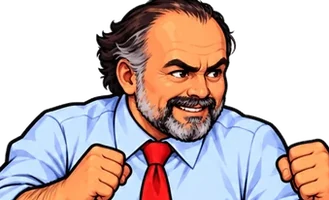
#> input picture assets/f-carter.webp, 329 x 200 px
$ python extraer-assets.py ../../assets/f-carter.webp ../../assets/f-compadre.webp ../../assets/f-compadre.webp out.png
#> lines starting #> are read from the running program, lines starting #| are printed output that depends on the picture; after the words box and inside, x2 and y2 are one past the last pixel; in counts of white or black regions, pixels touching at a corner belong together
#!/usr/bin/env python3
"""
Extrae los assets del juego desde las tres imagenes fuente.

Las fuentes son arte aprobado por Simon y NO se versionan aqui: se pasan por
argumento. Lo que se versiona es este guion, para que la extraccion se pueda
repetir exactamente igual si hay que rehacerla.

    python3 extraer-assets.py ROSTER.png PORTADA.png LOGO.png ../assets

Que saca, y por que asi:

  roster-atlas.png  Las 30 caras recortadas de la rejilla del roster, en un
                    solo archivo 6x5 de celdas 126x100. La rejilla del arte
                    original tiene paso 138.0 x 133.0 desde (258,142); el
                    margen de 6 px por lado se descarta para no arrastrar el
                    borde del azulejo vecino. A la celda de CAMILITA se le
                    quita el anillo naranja de seleccion que trae pintado,
                    reemplazando esos pixeles por la MEDIANA de las 30 celdas
                    -que en el marco es el azul liso del azulejo-.

  bg-city.webp      La portada completa. Se usa tal cual en la pantalla de
                    inicio (el logotipo y el boton vienen pintados en el arte)
                    y atenuada de fondo en la seleccion.

  logo.webp         El logotipo vectorizado, recortado a su caja de tinta.

  spr-camilita.png  Cuerpo completo recortado con alfa del panel PLAYER 1 del
                    roster. Sale limpio con GrabCut porque el fondo del panel
                    es un muro liso.

  spr-eltono.png    NO existe en ninguna fuente, asi que se construye:
                    torso de Tatan (la portada, unico traje en guardia a esa
                    escala) + la cabeza exacta de El Tono sacada de su celda
                    del roster + piernas y zapatos dibujados. Lo hace
                    tono_final.py. Es un marcador de posicion: cuando llegue
                    el arte definitivo de El Tono, se reemplaza el PNG y el
                    juego no cambia ni una linea -solo el valor `waist` de
                    PLAYABLE, que dice por donde se parte el sprite-.
"""
import sys, os
import numpy as np, cv2
from PIL import Image

ROSTER_GRID = dict(x0=258, y0=142, pw=138.0, ph=133.0, inset_x=6, inset_y=5,
                   cw=126, ch=100, cols=6, rows=5)
CAMI_INDEX = 26


def celdas(roster):
    g = ROSTER_GRID
    out = []
    for i in range(g['cols'] * g['rows']):
        r, c = divmod(i, g['cols'])
        x = int(round(g['x0'] + c * g['pw'])) + g['inset_x']
        y = int(round(g['y0'] + r * g['ph'])) + g['inset_y']
        out.append(np.array(roster.crop((x, y, x + g['cw'], y + g['ch']))).astype(np.uint8))
    return out


def quitar_anillo(cells):
    """El anillo dorado de CAMILITA vive solo en el marco exterior."""
    g = ROSTER_GRID
    med = np.median(np.stack(cells), axis=0).astype(np.uint8)
    cell = cells[CAMI_INDEX].astype(int)
    R, B = cell[:, :, 0], cell[:, :, 2]
    ys, xs = np.mgrid[0:g['ch'], 0:g['cw']]
    marco = (ys < 11) | (ys > g['ch'] - 12) | (xs < 11) | (xs > g['cw'] - 12)
    m = (((R > 150) & (R - B > 30)) & marco).astype(np.uint8)
    m = cv2.dilate(m, np.ones((3, 3), np.uint8))
    m = (m.astype(bool) & marco).astype(np.uint8)
    out = np.where(m[..., None] > 0, med, cells[CAMI_INDEX]).astype(np.uint8)
    borde = cv2.dilate(m, np.ones((3, 3), np.uint8)) - m
    out = np.where(borde[..., None] > 0, cv2.GaussianBlur(out, (3, 3), 0), out)
    cells[CAMI_INDEX] = out
    return cells


def grabcut(pil, box, inset=(14, 10, 14, 10), iters=8):
    src = np.array(pil.crop(box))[:, :, ::-1].copy()
    h, w = src.shape[:2]
    mask = np.zeros((h, w), np.uint8)
    rect = (inset[0], inset[1], w - inset[0] - inset[2], h - inset[1] - inset[3])
    cv2.grabCut(src, mask, rect, np.zeros((1, 65), np.float64),
                np.zeros((1, 65), np.float64), iters, cv2.GC_INIT_WITH_RECT)
    a = np.where((mask == cv2.GC_FGD) | (mask == cv2.GC_PR_FGD), 255, 0).astype(np.uint8)
    a = cv2.morphologyEx(a, cv2.MORPH_CLOSE, np.ones((5, 5), np.uint8))
    a = cv2.morphologyEx(a, cv2.MORPH_OPEN, np.ones((3, 3), np.uint8))
    n, lab, stats, _ = cv2.connectedComponentsWithStats(a, 8)
    if n > 1:
        a = np.where(lab == 1 + np.argmax(stats[1:, cv2.CC_STAT_AREA]), 255, 0).astype(np.uint8)
    img = Image.fromarray(np.dstack([np.array(pil.crop(box)), a]))
    return img.crop(img.getchannel('A').getbbox())


def main():
    if len(sys.argv) < 5:
        print(__doc__)
        sys.exit(1)
    roster = Image.open(sys.argv[1]).convert('RGB')
    portada = Image.open(sys.argv[2]).convert('RGB')
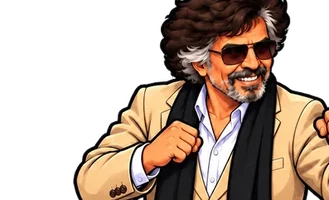
#> input picture assets/f-compadre.webp, 329 x 200 px
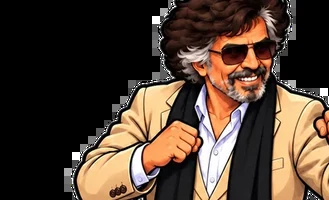
#> portada: PIL image 329x200 RGB; mean R, G, B 80.6, 63.1, 50.2
    logo = Image.open(sys.argv[3]).convert('RGBA')
#> logo is the input picture: PIL image 329x200 RGBA; mean R, G, B, A 80.6, 63.1, 50.2, 139.2
    out = sys.argv[4]
    os.makedirs(out, exist_ok=True)

    g = ROSTER_GRID
    cells = quitar_anillo(celdas(roster))
#> after the loop in celdas, `for i in range(g['cols'] * g['rows']):`: out = 30 items
#> in quitar_anillo, `g = ROSTER_GRID`: g = 10 items
#> in quitar_anillo, `med = np.median(np.stack(cells), axis=0).astype(np.uint8)`: med: shape (100, 126, 3); every value is 0
#> in quitar_anillo, `cell = cells[CAMI_INDEX].astype(int)`: cell: shape (100, 126, 3) int64; every value is 0
#> in quitar_anillo, `R, B = cell[:, :, 0], cell[:, :, 2]`: R: shape (100, 126) int64; every value is 0
#> in quitar_anillo, `ys, xs = np.mgrid[0:g['ch'], 0:g['cw']]`:
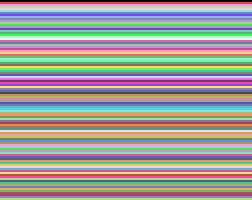
#> ys: shape (100, 126) int64 (shown 2 times larger); 100 distinct labels, from 0 to 99; one colour per label, 0 black
#> in quitar_anillo, `ys, xs = np.mgrid[0:g['ch'], 0:g['cw']]`:
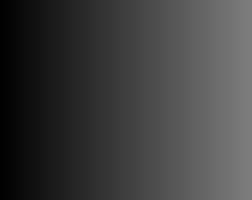
#> xs: shape (100, 126) int64 (shown 2 times larger); min 0, max 125, mean 62.5
#> in quitar_anillo, `marco = (ys < 11) | (ys > g['ch'] - 12) | (xs < 11) | (xs > g['cw'] - ..`:
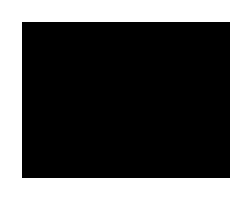
#> marco: shape (100, 126) bool (shown 2 times larger); 35.6% white; 1 white region, box (x1, y1, x2, y2) and area: (0, 0, 126, 100) 4488
#> in quitar_anillo, `m = (((R > 150) & (R - B > 30)) & marco).astype(np.uint8)`: m: shape (100, 126); every value is 0
#> cells = 30 items
    atlas = Image.new('RGB', (g['cw'] * g['cols'], g['ch'] * g['rows']))
#> atlas: PIL image 756x500 RGB; every value is 0
    for i, cl in enumerate(cells):
        r, c = divmod(i, g['cols'])
        atlas.paste(Image.fromarray(cl), (c * g['cw'], r * g['ch']))
#> this loop made 30 passes
#> (r, c) on passes 1 to 12: (0, 0), (0, 1), (0, 2), (0, 3), (0, 4), (0, 5), (1, 0), (1, 1), (1, 2), (1, 3), (1, 4), (1, 5)
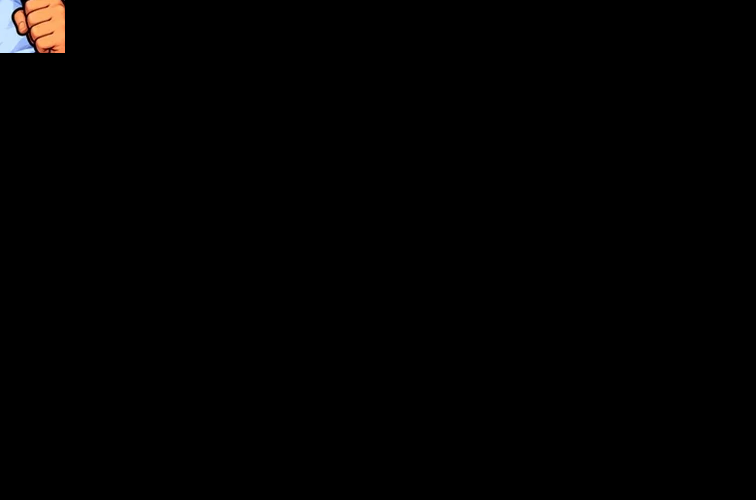
#> atlas: PIL image 756x500 RGB; mean R, G, B 1.8, 1.4, 1.2
    atlas.save(os.path.join(out, 'roster-atlas.png'))

    portada.save(os.path.join(out, 'bg-city.webp'), 'WEBP', quality=88, method=6)

    logo = logo.crop(logo.getchannel('A').getbbox())
#> logo: PIL image 258x200 RGBA
    logo.resize((900, round(900 * logo.height / logo.width)), Image.LANCZOS) \
        .save(os.path.join(out, 'logo.webp'), 'WEBP', quality=92, method=6)
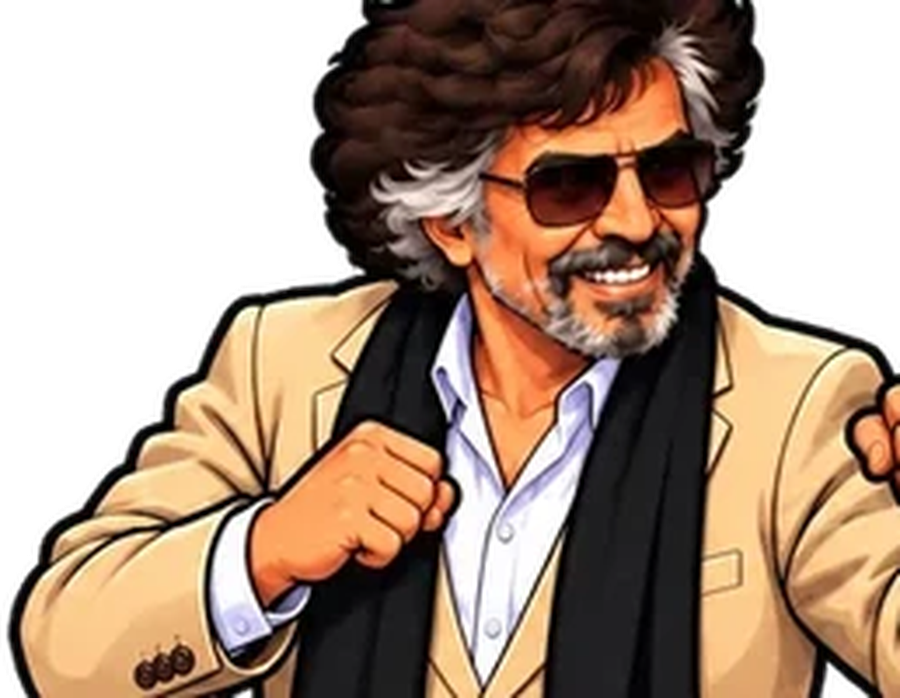
#> saved as logo.webp: PIL image 900x698 RGBA; mean R, G, B, A 98.1, 75.9, 59.5, 177.5; transparent parts drawn white

    grabcut(roster, (1132, 290, 1466, 702)).save(os.path.join(out, 'spr-camilita.png'))
#> in grabcut, `src = np.array(pil.crop(box))[:, :, ::-1].copy()`: src: shape (412, 334, 3); every value is 0
#> in grabcut, `mask = np.zeros((h, w), np.uint8)`: mask: shape (412, 334); every value is 0
#> in grabcut, `n, lab, stats, _ = cv2.connectedComponentsWithStats(a, 8)`: lab: shape (412, 334) int32; every value is 0
#> in grabcut, `n, lab, stats, _ = cv2.connectedComponentsWithStats(a, 8)`: n = 1; stats = [[0, 0, 334, 412, 137608]]

    print('Listo. spr-eltono.png se arma aparte con tono_final.py '
          '(ver el encabezado de este archivo).')


if __name__ == '__main__':
    main()
